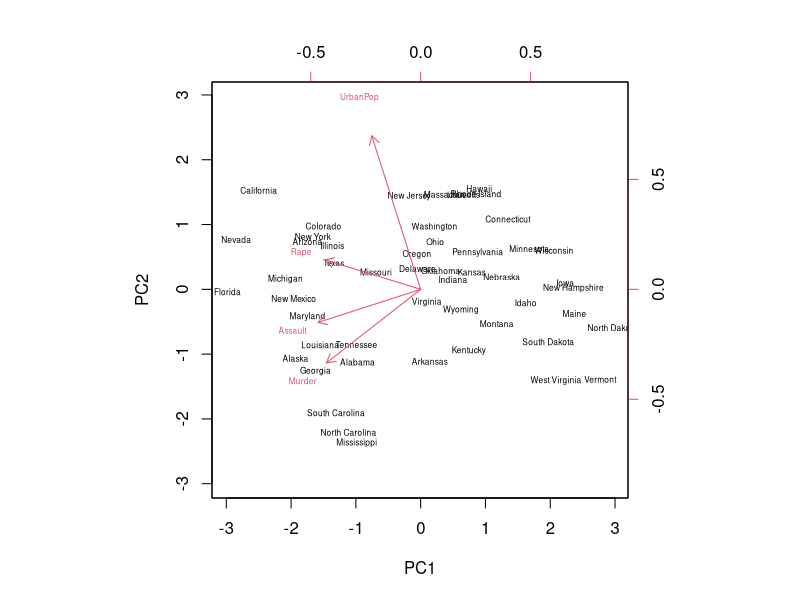
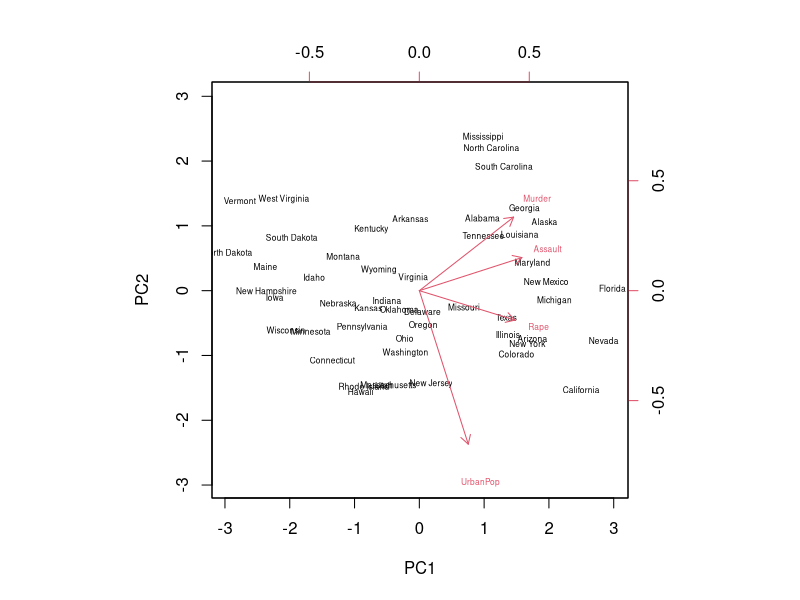
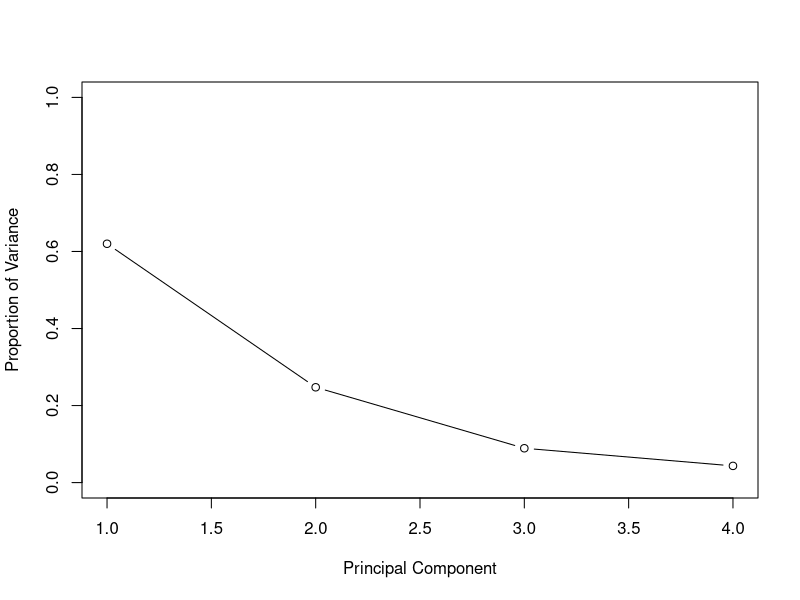
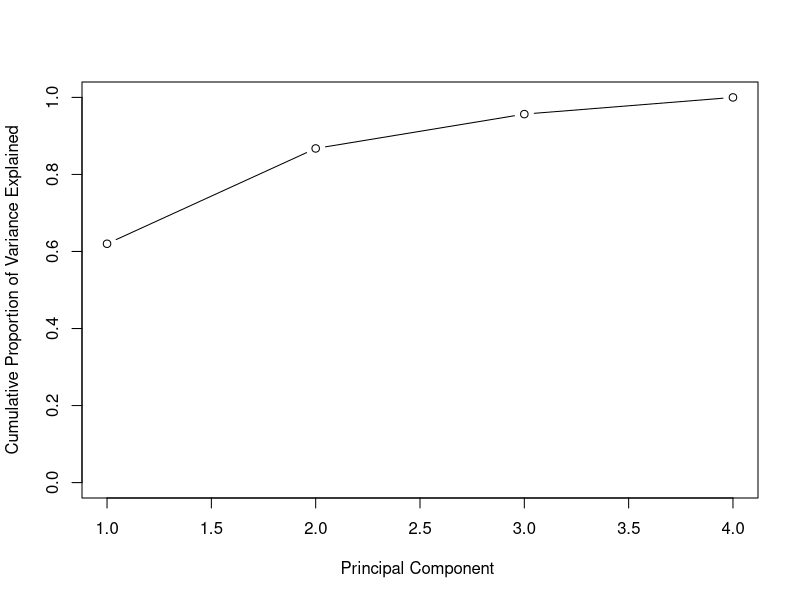

Write the R code that produced these figures, in order.
## ---- chunk 1
knitr::opts_chunk$set(echo = TRUE)
## ---- chunk 2
states = row.names(USArrests)
states
names(USArrests)

# means of each variable
apply(USArrests , 2, mean)

# variance of each variable
apply(USArrests , 2, var)

# principle component analysis.
# It's important to scale each component, so that the variance of each one is equal to 1.
pr.out=prcomp(USArrests, scale=TRUE)
names(pr.out)

pr.out$center
pr.out$scale
pr.out$rotation
## ---- chunk 3
dim(pr.out$x)
biplot(pr.out, cex =0.5,scale=0)
## ---- chunk 4
pr.out$rotation=-pr.out$rotation 
pr.out$x=-pr.out$x
biplot(pr.out,cex = 0.5, scale=0)
## ---- chunk 5
pr.out$sdev
pr.var=pr.out$sdev^2
pr.var

# Get the proportion of variance, to see how variance changes as we increase the number of principle components
pve=pr.var/sum(pr.var)
plot(pve, 
     xlab = 'Principal Component', 
     ylab = 'Proportion of Variance', 
     ylim = c(0,1), 
     type = 'b')

# cumsum == "cumulative sum"
plot(cumsum(pve), 
     xlab="Principal Component ", 
     ylab=" Cumulative Proportion of Variance Explained ", 
     ylim=c(0,1), type='b')

